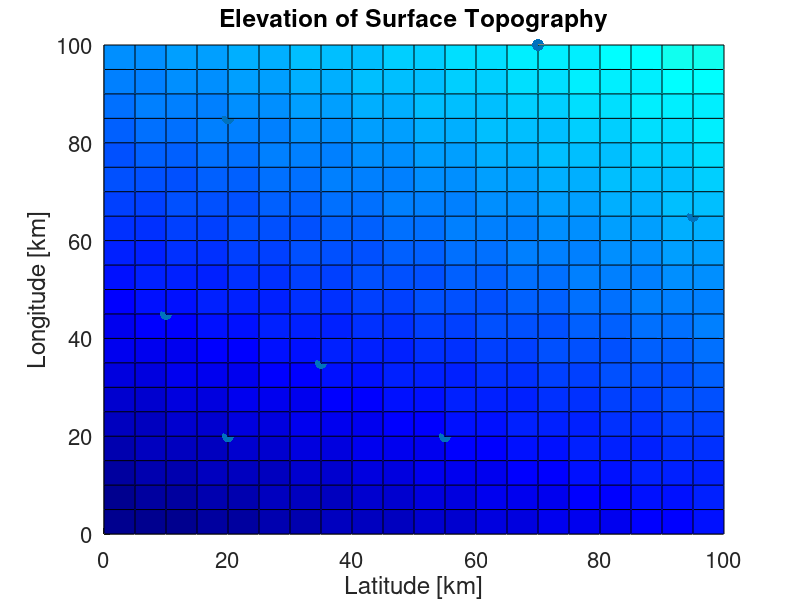
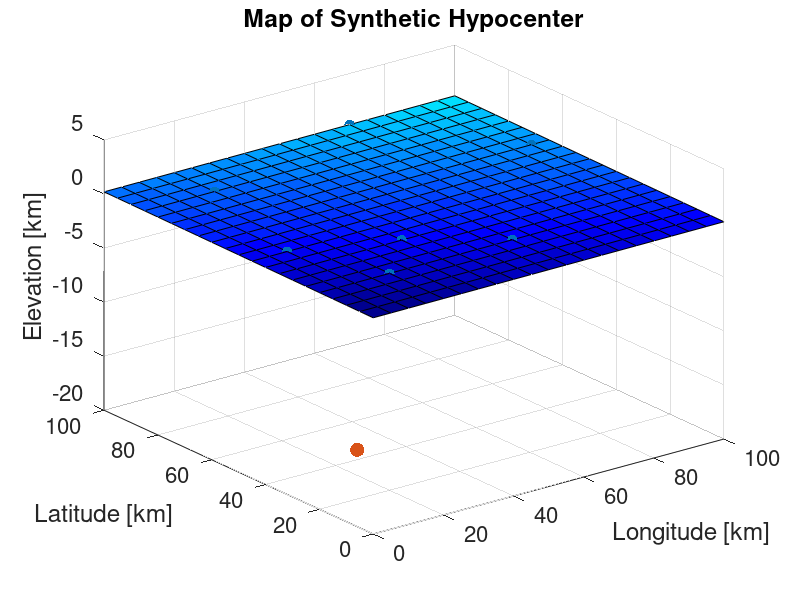

Write the MATLAB code that produced these figures, in order.
clear,clc, close all

% topographic
x=[0:5:100]; % distance x
y=[0:5:100]; % distance y
xn=length(x); % number of grids in x
yn=length(y);  % number of grids in y
for i=1:xn
    for j=1:yn
        z(j,i)=(x(i)*0.001)+(y(j)*0.002); % surface topography
    end
end

st1=[x(3) y(10) z(10,3)];    %position station 1
st2=[x(12) y(5) z(5,12)] ;   %position station 2
st3=[x(15) y(21) z(21,15)];  %position station 3
st4=[x(20) y(14) z(14,20)] ; %position station 4
st5=[x(8) y(8) z(8,8)] ; %position station 5
st6=[x(5) y(5) z(5,5)] ; %position station 6
st7=[x(5) y(18) z(18,5)] ; %position station 7

stasiun=[st1;st2;st3;st4;st5;st6;st7];
xst=stasiun(:,1); %all station in X 
yst=stasiun(:,2); %all station in Y
zst=stasiun(:,3); %all station in Z

hiposenter=[30 45 -20 10];    % position of hypocenter x=30, y=45 , z=-20, to = 10 seconds

vp=5;    % velocity averaged km/s

T1=sqrt(((xst(1)-hiposenter(1))^2)+((yst(1)-hiposenter(2))^2)+((zst(1)-hiposenter(3))^2))/vp + hiposenter(4); %travel time to station 1
T2=sqrt(((xst(2)-hiposenter(1))^2)+((yst(2)-hiposenter(2))^2)+((zst(2)-hiposenter(3))^2))/vp + hiposenter(4); %travel time to station 2
T3=sqrt(((xst(3)-hiposenter(1))^2)+((yst(3)-hiposenter(2))^2)+((zst(3)-hiposenter(3))^2))/vp + hiposenter(4); %travel time to station 3
T4=sqrt(((xst(4)-hiposenter(1))^2)+((yst(4)-hiposenter(2))^2)+((zst(4)-hiposenter(3))^2))/vp + hiposenter(4); %travel time to station 4
T5=sqrt(((xst(5)-hiposenter(1))^2)+((yst(5)-hiposenter(2))^2)+((zst(5)-hiposenter(3))^2))/vp + hiposenter(4); %travel time to station 5
T6=sqrt(((xst(6)-hiposenter(1))^2)+((yst(6)-hiposenter(2))^2)+((zst(6)-hiposenter(3))^2))/vp + hiposenter(4); %travel time to station 6
T7=sqrt(((xst(7)-hiposenter(1))^2)+((yst(7)-hiposenter(2))^2)+((zst(7)-hiposenter(3))^2))/vp + hiposenter(4); %travel time to station 7

t0=[T1; T2; T3; T4 ; T5 ; T6; T7]          % travel time synthetic for all stations

%% plotting
figure(1);
colormap jet; hold on
surf(x,y,z);title('Elevation of Surface Topography', 'fontweight', 'bold', 'fontsize', 18);
zlim([0 0.4]);
xlabel('Latitude [km]'); ylabel('Longitude [km]');zlabel('Elevation [km]'); set(gca,'FontSize',16)
scatter3(xst,yst,zst,75,'filled','m'); hold off

figure(2);
colormap jet
surf(x,y,z); hold on;
title('Map of Synthetic Hypocenter', 'fontweight', 'bold', 'fontsize', 18);
xlabel ('Longitude [km]');
ylabel ('Latitude [km]');
zlabel ('Elevation [km]');
scatter3(xst,yst,zst,55,'filled','g');
scatter3(hiposenter(1),hiposenter(2),hiposenter(3),105,'filled');
text(xst,yst,'1')
set(gca,'FontSize',16); hold off;